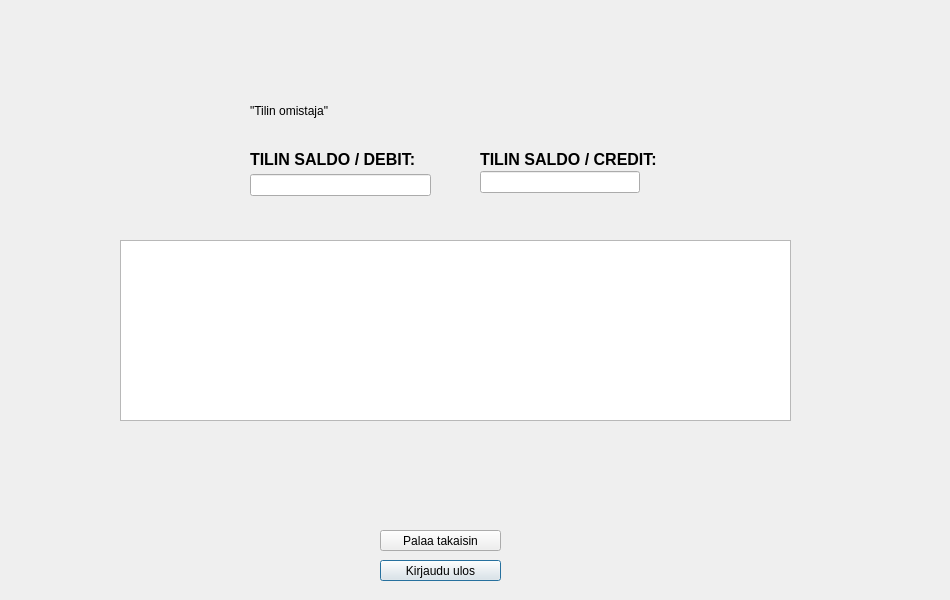
<?xml version="1.0" encoding="UTF-8"?>
<ui version="4.0">
 <class>saldo</class>
 <widget class="QDialog" name="saldo">
  <property name="geometry">
   <rect>
    <x>0</x>
    <y>0</y>
    <width>950</width>
    <height>600</height>
   </rect>
  </property>
  <property name="windowTitle">
   <string>Dialog</string>
  </property>
  <widget class="QWidget" name="verticalLayoutWidget">
   <property name="geometry">
    <rect>
     <x>250</x>
     <y>80</y>
     <width>381</width>
     <height>61</height>
    </rect>
   </property>
   <layout class="QVBoxLayout" name="verticalLayout">
    <item>
     <widget class="QLabel" name="label_omistaja">
      <property name="text">
       <string>&quot;Tilin omistaja&quot;</string>
      </property>
     </widget>
    </item>
   </layout>
  </widget>
  <widget class="QWidget" name="verticalLayoutWidget_2">
   <property name="geometry">
    <rect>
     <x>250</x>
     <y>170</y>
     <width>181</width>
     <height>31</height>
    </rect>
   </property>
   <layout class="QVBoxLayout" name="verticalLayout_2">
    <item>
     <widget class="QLineEdit" name="lineEdit">
      <property name="enabled">
       <bool>true</bool>
      </property>
     </widget>
    </item>
   </layout>
  </widget>
  <widget class="QPushButton" name="kirjauduulos_sadlo">
   <property name="geometry">
    <rect>
     <x>380</x>
     <y>560</y>
     <width>121</width>
     <height>21</height>
    </rect>
   </property>
   <property name="text">
    <string>Kirjaudu ulos</string>
   </property>
  </widget>
  <widget class="QPushButton" name="PalaaTakaisin">
   <property name="geometry">
    <rect>
     <x>380</x>
     <y>530</y>
     <width>121</width>
     <height>21</height>
    </rect>
   </property>
   <property name="text">
    <string>Palaa takaisin</string>
   </property>
  </widget>
  <widget class="QLabel" name="label">
   <property name="geometry">
    <rect>
     <x>250</x>
     <y>150</y>
     <width>191</width>
     <height>16</height>
    </rect>
   </property>
   <property name="text">
    <string>&lt;html&gt;&lt;head/&gt;&lt;body&gt;&lt;p&gt;&lt;span style=&quot; font-size:12pt; font-weight:600;&quot;&gt;TILIN SALDO / DEBIT:&lt;/span&gt;&lt;/p&gt;&lt;/body&gt;&lt;/html&gt;</string>
   </property>
  </widget>
  <widget class="QLabel" name="label_2">
   <property name="geometry">
    <rect>
     <x>480</x>
     <y>150</y>
     <width>201</width>
     <height>16</height>
    </rect>
   </property>
   <property name="text">
    <string>&lt;html&gt;&lt;head/&gt;&lt;body&gt;&lt;p&gt;&lt;span style=&quot; font-size:12pt; font-weight:600;&quot;&gt;TILIN SALDO / CREDIT:&lt;/span&gt;&lt;/p&gt;&lt;/body&gt;&lt;/html&gt;</string>
   </property>
  </widget>
  <widget class="QWidget" name="verticalLayoutWidget_3">
   <property name="geometry">
    <rect>
     <x>480</x>
     <y>170</y>
     <width>160</width>
     <height>24</height>
    </rect>
   </property>
   <layout class="QVBoxLayout" name="verticalLayout_3">
    <item>
     <widget class="QLineEdit" name="lineEdit_credit">
      <property name="enabled">
       <bool>true</bool>
      </property>
     </widget>
    </item>
   </layout>
  </widget>
  <widget class="QTableView" name="tableView">
   <property name="enabled">
    <bool>true</bool>
   </property>
   <property name="geometry">
    <rect>
     <x>120</x>
     <y>240</y>
     <width>671</width>
     <height>181</height>
    </rect>
   </property>
  </widget>
 </widget>
 <resources/>
 <connections/>
</ui>
